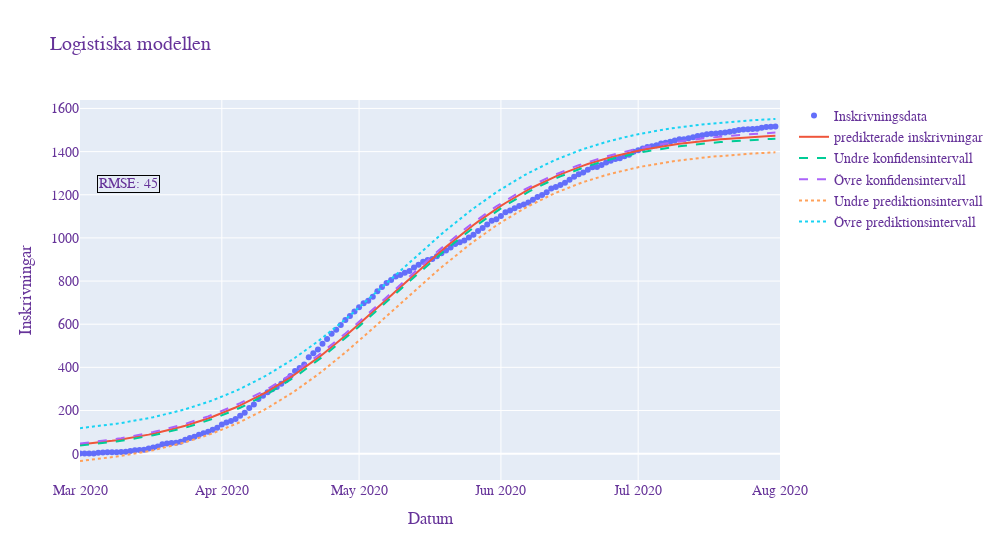

The code cell stored with this chart in its notebook:
### Code cell
fig = go.Figure() 
#plots the admission data points
fig.add_trace(go.Scatter( 
                    x=pd.Series(pd.date_range("2020-03-01", freq="D", periods=datapoint_logistiska)), 
                    y=logistiskadata['Inskrivningsdata'],
                    mode='markers',
                    name='Inskrivningsdata'))
#plots model admissions
fig.add_trace(go.Scatter(
                    x=pd.Series(pd.date_range("2020-03-01", freq="D", periods=datapoint_logistiska)), 
                    y=logistiskadata['Optimala värden'],
                    mode='lines',
                    name='predikterade inskrivningar'))
#plots lower confidence interval
fig.add_trace(go.Scatter(
                    x=pd.Series(pd.date_range("2020-03-01", freq="D", periods=datapoint_logistiska)), 
                    y=logistiskadata['Undre konfidens'],
                    mode='lines',
                    name='Undre konfidensintervall',
                    line = dict( width=2, dash='dash')))
#plots Upper confidence interval
fig.add_trace(go.Scatter(
                    x=pd.Series(pd.date_range("2020-03-01", freq="D", periods=datapoint_logistiska)), 
                    y=logistiskadata['Övre konfidens'],
                    mode='lines',
                    name='Övre konfidensintervall',
                    line = dict(width=2, dash='dash')))
#plots lower prediction interval
fig.add_trace(go.Scatter(
                    x=pd.Series(pd.date_range("2020-03-01", freq="D", periods=datapoint_logistiska)), 
                    y=logistiskadata['Undre prediktion'],
                    mode='lines',
                    name='Undre prediktionsintervall',
                    line = dict(width=2, dash='dot')))
#plots upper prediction interval
fig.add_trace(go.Scatter(
                    x=pd.Series(pd.date_range("2020-03-01", freq="D", periods=datapoint_logistiska)), 
                    y=logistiskadata['Övre prediktion'],
                    mode='lines',
                    name='Övre prediktionsintervall',
                    line = dict(width=2, dash='dot')))
#plots RMSE annotation box
fig.add_annotation(x=pd.to_datetime("2020-03-01"),y=0, 
                   text=f"RMSE: {math.floor(mean_squared_error(logistiskadata['Inskrivningsdata'],logistiskadata['Optimala värden'], squared = False))}",
                   showarrow=False,
                   bordercolor="black",
                   xshift=48,
                   yshift=270
                  )
fig.update_layout(
                    title='Logistiska modellen',
                    xaxis_title='Datum',
                    yaxis_title='Inskrivningar',
                    autosize=False,
                    width=1000,
                    xaxis_range=["2020-03-01",pd.to_datetime('2020-03-01')+timedelta(days=datapoint_logistiska)],
                    
                    font=dict(
                      family="Courier New, monospace",
                      size=14,
                      color="RebeccaPurple"
                    )
)
fig.show()

#fig.write_image("./logistiskaKumulativaResultat.svg")

### Figure 1 — Plotly figure (JSON) as saved in the notebook; plotly's stock layout.template omitted (floating-point values rounded to 4 significant figures; data arrays with more than 128 entries replaced by an {"elided": "..."} marker saying what was removed)
{"data": [{"mode": "markers", "name": "Inskrivningsdata", "type": "scatter", "x": {"elided": "153 str values"}, "y": {"elided": "153 int values"}}, {"mode": "lines", "name": "predikterade inskrivningar", "type": "scatter", "x": {"elided": "153 str values"}, "y": {"elided": "153 float values"}}, {"line": {"dash": "dash", "width": 2}, "mode": "lines", "name": "Undre konfidensintervall", "type": "scatter", "x": {"elided": "153 str values"}, "y": {"elided": "153 float values"}}, {"line": {"dash": "dash", "width": 2}, "mode": "lines", "name": "Övre konfidensintervall", "type": "scatter", "x": {"elided": "153 str values"}, "y": {"elided": "153 float values"}}, {"line": {"dash": "dot", "width": 2}, "mode": "lines", "name": "Undre prediktionsintervall", "type": "scatter", "x": {"elided": "153 str values"}, "y": {"elided": "153 float values"}}, {"line": {"dash": "dot", "width": 2}, "mode": "lines", "name": "Övre prediktionsintervall", "type": "scatter", "x": {"elided": "153 str values"}, "y": {"elided": "153 float values"}}], "layout": {"annotations": [{"bordercolor": "black", "showarrow": false, "text": "RMSE: 45", "x": "2020-03-01T00:00:00", "xshift": 48, "y": 0, "yshift": 270}], "autosize": false, "font": {"color": "RebeccaPurple", "family": "Courier New, monospace", "size": 14}, "title": {"text": "Logistiska modellen"}, "width": 1000, "xaxis": {"range": ["2020-03-01", "2020-08-01T00:00:00"], "title": {"text": "Datum"}}, "yaxis": {"title": {"text": "Inskrivningar"}}}}
